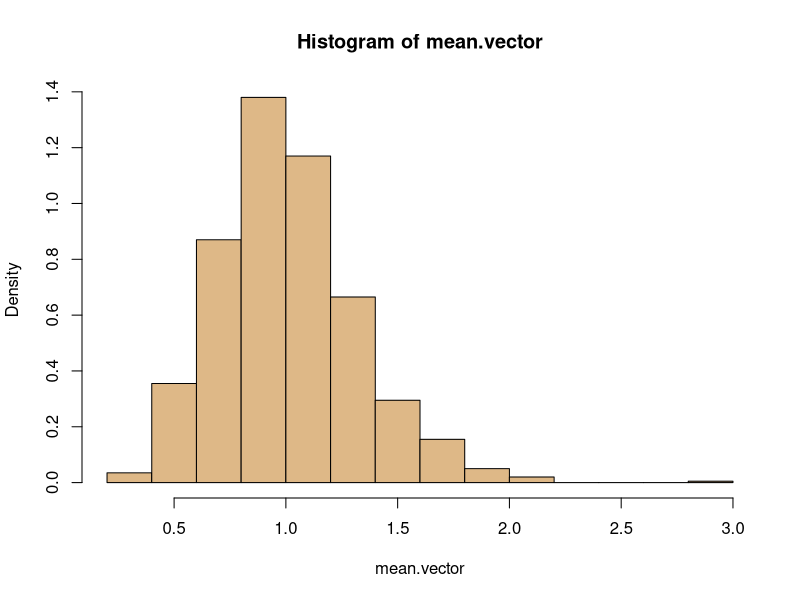
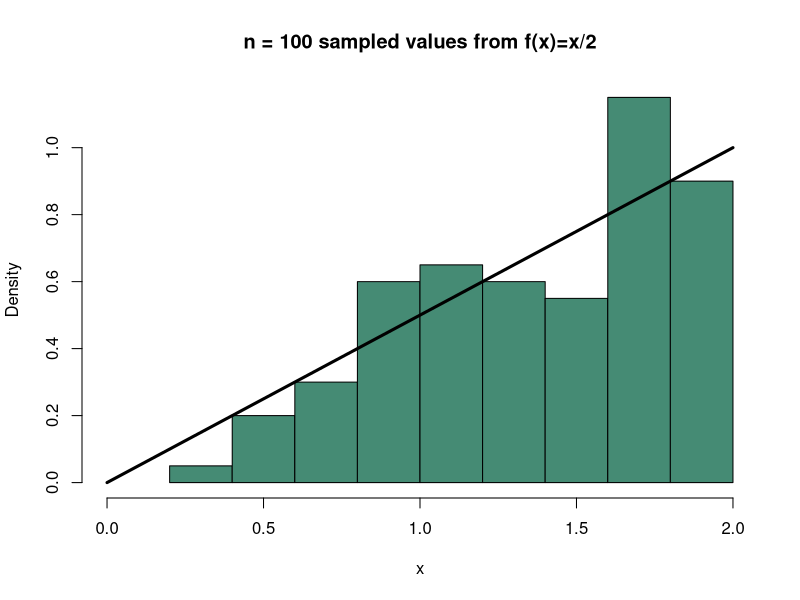
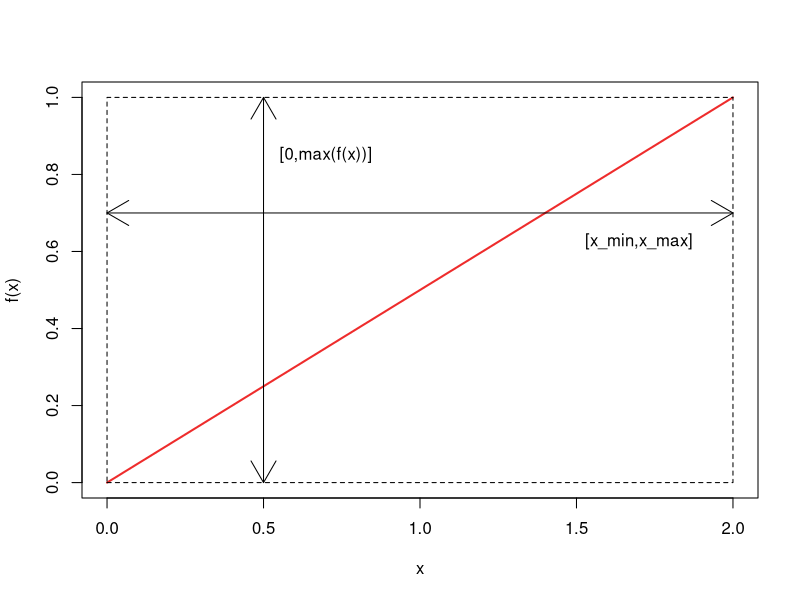
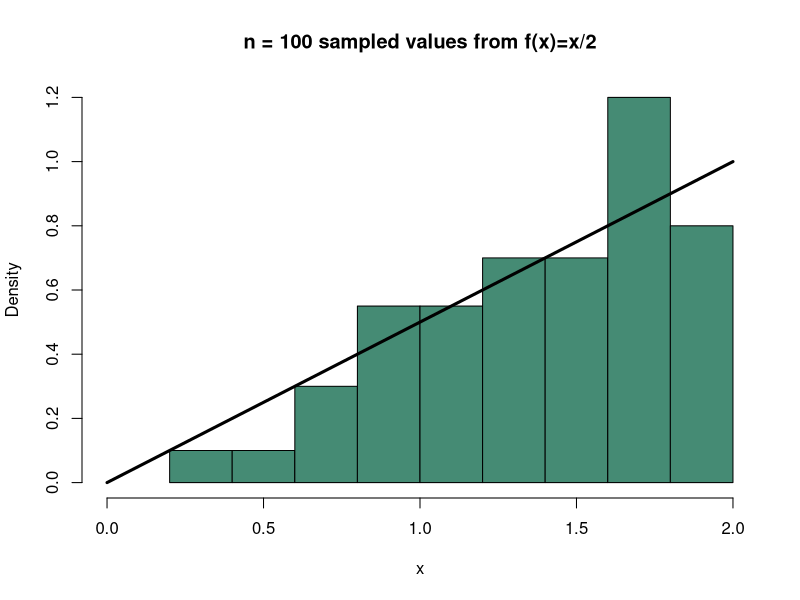

Write the R code that produced these figures, in order.
## ---- chunk 1
set.seed(101)
## ---- chunk 2
set.seed(101)
n.obs  = 1000
n.data = 10
data = matrix(rexp(n.data*n.obs,rate=1),ncol=n.data)
mean.vector = apply(data,1,mean) # you really should use rowMeans(data) here
hist(mean.vector,col="burlywood",probability=TRUE)
## ---- chunk 3
set.seed(303)  # Reproducibility n'at
u = runif(100) # We will sample 100 data from the distribution given above
x = sqrt(4*u)  # Inverse transform - voila, our 100 sampled values

hist(x,probability=TRUE,col="aquamarine4",main="n = 100 sampled values from f(x)=x/2",xlim=c(0,2))
p.x = seq(0,2,by=0.01)
p.y = p.x/2
lines(p.x,p.y,lwd=3)
## ---- chunk 4
plot(seq(0,2,by=0.01),seq(0,2,by=0.01)/2,typ="l",lwd=2,col="firebrick2",xlab="x",ylab="f(x)")
polygon(c(0,2,2,0,0),c(0,0,1,1,0),lty=2)
arrows(0.5,0,0.5,1,code=3)
arrows(0,0.7,2,0.7,code=3)
text(0.7,0.85,labels="[0,max(f(x))]")
text(1.7,0.625,labels="[x_min,x_max]")
## ---- chunk 5
set.seed(404)
k = 100           # number of data
x = rep(NA,k)     # vector that will hold the sampled data
ii = 1
while ( ii <= k ) {
  x[ii] = runif(1,min=0,max=2)            # sample along the horizontal direction
  if ( runif(1,min=0,max=1) < x[ii]/2 ) { # then sample along the vertical direction
    ii = ii + 1   # if the vertical sample is "below the curve", keep x[ii], increase index
  }
}

hist(x,probability=TRUE,col="aquamarine4",main="n = 100 sampled values from f(x)=x/2",xlim=c(0,2))
p.x = seq(0,2,by=0.01)
p.y = p.x/2
lines(p.x,p.y,lwd=3)
